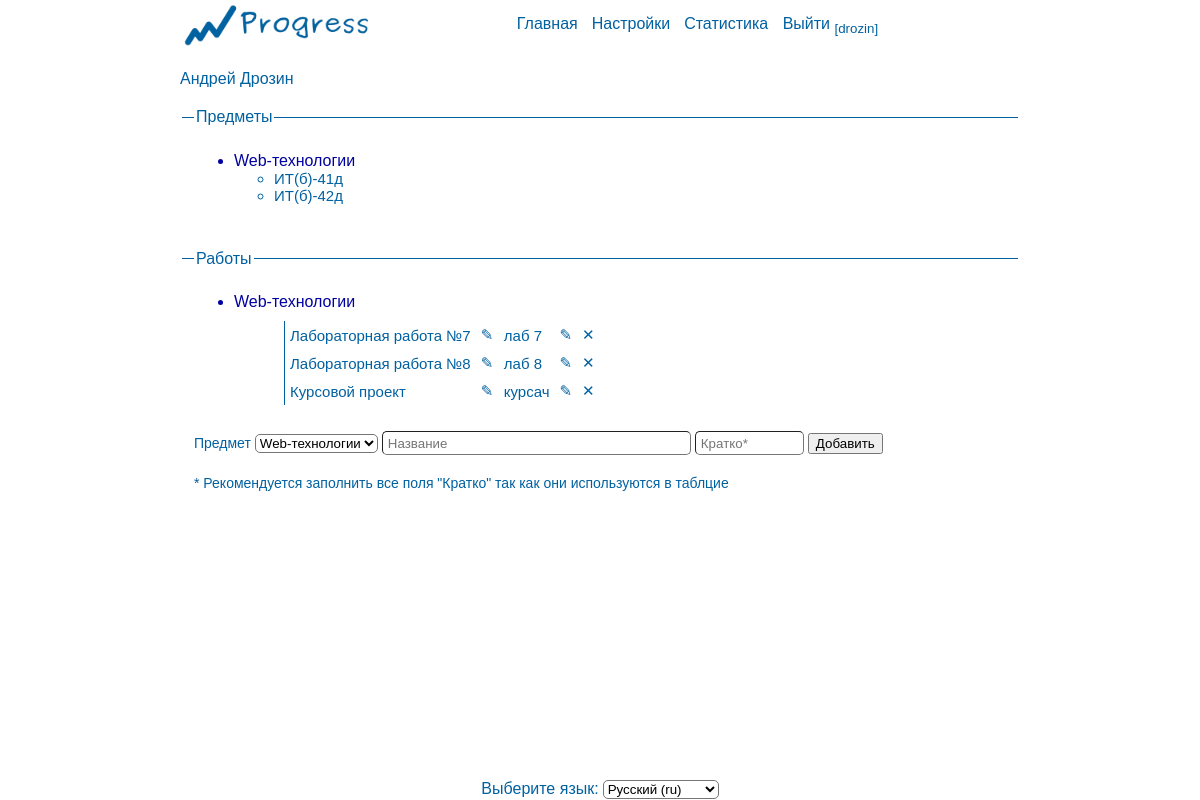
The page / (signed in) on the database its author committed.
### home/models.py (models this page shows, shortened)
class Teacher(models.Model):
	user = models.OneToOneField(User,null=True)
	name = models.CharField(max_length=100)
	patronymic = models.CharField(max_length=100)
	surname = models.CharField(max_length=100)
	subjects = models.ManyToManyField(Subject)

class Subject(models.Model):
	name = models.CharField(max_length = 100)
	short_name = models.CharField(max_length = 10, unique=True, null=True)

class Semester(models.Model):
	group = models.ForeignKey(Group)
	number = models.IntegerField(default=1)
	subjects = models.ManyToManyField(Subject)
	start_date = models.DateField(null=True)
	end_date = models.DateField(null=True)
	def isCurrent(self):
		return self.start_date <= date.today() <= self.end_date

class Group(models.Model):
	name = models.CharField(max_length=10)
	year = models.IntegerField()

class Job(models.Model):
	name = models.CharField(max_length = 512)
	short_name = models.CharField(max_length = 10, null=True)
	subject = models.ForeignKey(Subject)

### home/views.py (the view)
# urls.py: url(r'^$',views.main,name='main'),
def main(request):
	user = request.user
	subjects = None
	jobs = list()
	currentSemesters = None
	passedJobsIds = None
	isUserStudent = hasattr(user,'student')
	isUserTeacher = hasattr(user,'teacher')
	if isUserStudent:
		subjects = user.student.subjects.all()
		passedJobsIds = [log.job.id for log in Log.objects.filter(student = user.student)]
	if isUserTeacher:
		subjects = set(user.teacher.subjects.all())
		currentSemesters = get_current_semesters()
		currentSubjects = get_subjects_of(currentSemesters)
		subjects &= currentSubjects
	if isUserStudent or isUserTeacher:
		for subject in subjects:
				for job in subject.job_set.all():
					jobs.append( job )
	if isUserStudent:
		return render(request,'home/student-main.html',locals())
	elif isUserTeacher:
		return render(request,'home/teacher-main.html',locals())
	else:
		return render(request,'home/main.html',locals())

### home/templatetags/filters.py (called while the page is built)
@register.filter
def isStudent(user):
	return hasattr(user,'student')

@register.filter
def isTeacher(user):
	return hasattr(user,'teacher')

### home/views.py (called while the page is built)
def get_current_semesters():
	return list(
			filter(
				(lambda s : s.isCurrent()),
				Semester.objects.all()
			))

def get_subjects_of(semesters):
	subjects = set()
	for semester in semesters:
		subjects |= set(semester.subjects.all())
	return subjects

### home/templates/home/teacher-main.html (shortened to what this page needs)
{% extends 'home/main.html' %}
{% load i18n %}
{% load filters %}
{% load staticfiles %}
{% block teacher %}
	<span> {{ user.teacher.name }} {{ user.teacher.surname }}</span>
	<fieldset>
		<legend>{% trans "Предметы" %}</legend>
		<ul class='outer'>
			{% for subject in subjects %}
				<li>
					{{subject.name}}
					<ul>
					{% for semester in currentSemesters %}
						{% if subject in semester.subjects.all %}
							<li>
								<a href='{% url "home:register" subject.short_name semester.group.name %}'>
									{{ semester.group.name }}
								</a>
							</li>
						{% endif %}
					{% endfor %}
					</ul>
				</li>
			{% endfor %}
		</ul>
	</fieldset>
	<fieldset>
		<legend>{% trans "Работы" %}</legend>
			<ul class='outer'>
				{% for subject in subjects %}
					<li>
						{{subject.name}}
						<table class='left-border'>
							{% for job in subject.job_set.all %}
								<tr>
									<td>{{job.name}}</td>
									<td>
										<a href='#'
											onclick="editJobName(
												{% url 'home:settings' %},
												{{job.id}},
												'{% trans "Изменть название" %}',
												'{{job.name}}'
											)"
										>
											&#9998;
										</a>
									</td>
									<td> {{job.short_name}} </td>
									<td>
										<a href='#'
											onclick="editJobShortName(
												{% url 'home:settings' %},
												{{job.id}},
												'{% trans "Изменть краткое название" %}',
												'{{job.short_name}}'
											)"
										>
											&#9998;
										</a>
									</td>
									<td>
										<a href='#'
											onclick="deleteJob(
												{% url 'home:settings' %},
												{{job.id}},
												'{% trans "Удалить" %} {{job.name}}?'
											)"
										>
											&#10005;
										</a>
									</td>
								</tr>
							{% endfor %}
						</table>
					</li>
				{% endfor %}
			</ul>
			<label>{% trans "Предмет" %}</label>
			<select id='subject'>
				{% for subject in subjects %}
					<option value='{{subject.id}}'>{{subject.name}}</option>
				{% endfor %}
			</select>
			<input type='text' name='name' placeholder='{% trans "Название" %}'
					class='wide'>
			<input type='text' name='short_name' placeholder='{% trans "Кратко" %}*'
					class='short' title='{% trans "Например Лаб.3" %}'>
			<input id='add-button' type='button' value='{% trans "Добавить" %}'>
			<span class='block font14'>
				*
				{% trans "Рекомендуется заполнить все поля" %}
				"{% trans "Кратко" %}"
				{% trans "так как они используются в таблцие" %}
			</span>
	</fieldset>
{% endblock teacher %}

### home/templates/home/base.html (shortened to what this page needs)
{% load i18n %}
{% load staticfiles %}
<!doctype html>
<html>
	<head>
		<link href="{% static 'home/styles.css' %}" rel="stylesheet">
	</head>
	<body>
		<div class='wrapper'>
			<header>
				{% block header %}
					<img id="logo" src="{% static 'home/logo.png' %}">
					<nav>
						{% block menu %}
							<ul>
								<li><a href="{% url 'home:main' %}">{% trans "Главная" %}</a></li>
								<li><a href="{% url 'home:settings' %}">{% trans "Настройки" %}</a></li>
								<li><a href='#'>{%trans "Статистика"%}</li>
								{% if request.user.is_authenticated %}
									<li><a href="{% url 'home:logout' %}">
											{% trans "Выйти" %}
											<sub>[{{request.user.username}}]</sub>
										</a>
									</li>
								{% else %}
									<li><a href="{% url 'home:login' %}">{% trans "Войти" %}</a></li>
									<li><a href="{% url 'home:reg' %}">{% trans "Регистрация" %}</a></li>
								{% endif %}
							</ul>
						{% endblock %}
					</nav>
				{% endblock %}
			</header>
			<main>
				{% block main %}
				{% endblock %}
				<br><br>
			</main>
			<footer>
				{% block footer %}
				<span>{% trans "Выберите язык" %}:</span>
				<form id='language' action="{% url 'set_language' %}" method="post">
				    <select name="language" onchange="this.form.submit()">
						{% get_current_language as LANGUAGE_CODE %}
				        {% get_available_languages as LANGUAGES %}
				        {% get_language_info_list for LANGUAGES as languages %}
				        {% for language in languages %}
			            <option value="{{ language.code }}"{% if language.code == LANGUAGE_CODE %} selected="selected"{% endif %}>
			                {{ language.name_local }} ({{ language.code }})
			            </option>
				        {% endfor %}
				    </select>
				</form>
				{% endblock %}
			</footer>
		</div>
	</body>
</html>

### home/static/home/styles.css (style rules this page uses)
html, body { width: 100%; height: 100%; margin: 0px; }
.wrapper { width: 70%; height: 100%; min-width: 800px; padding-left: 15%; padding-right: 15%; }
header { width: 100%; height: 50px; }
#logo { height: 100%; width: 200px; float: left; }
nav { width: 100%; height: 100%; padding: 0px; margin: 0px; text-align: center; }
nav ul { margin: 0px; padding: 15px; }
nav ul li { display: inline; padding-left: 10px; }
ul li { font-family: "Trebuchet MS", Helvetica, sans-serif; color: #0000a1; }
ul.outer > li { margin-top: 20px; }
ul li ul li, ul li td { font-family: "Trebuchet MS", Helvetica, sans-serif; font-size: 15px; color: #0061a1; }
main { width: 100%; height: 90%; float: left; padding-top: 20px; }
footer { position: fixed; bottom: 0; text-align: center; width: 70%; min-width: 800px; height: 30px; }
input, select { margin-top: 10px; }
input[type=text], input[type=email], input[type=password], input[type=number] { width: 200px; height: 20px; border-radius: 5px; border-width: 1px; padding-left: 5px; }
input[type=text].wide { width: 300px; }
input[type=text].short { width: 100px; }
select, option { border-radius: 5px; background-color: white; }
span, legend { color: #0061a1; font-family: "Trebuchet MS", Helvetica, sans-serif; }
label { color: #0061a1; font-family: "Trebuchet MS", Helvetica, sans-serif; font-size: 14px; }
a { color: #0061a1; font-family: "Trebuchet MS", Helvetica, sans-serif; text-decoration: none; }
form#language { display: inline; }
table { border-spacing: 0px; border-padding: 10px; border-collapse: collapse; margin-left: 50px; margin-top: 10px; margin-bottom: 10px; }
table td, table th { text-align: left; font-size: 15px; padding: 5px; margin-left: 50px; }
fieldset { border: none; border-top: 1px solid #0061a1; margin-top: 20px; }
.left-border { border-left: 1px solid #0061a1; }
.block { padding-top: 20px; display: block; }
.font14 { font-size: 14px; }

### rows shown on the page
Subject: name "Web-технологии"
Semester: group.name "ИТ(б)-41д"
Semester: group.name "ИТ(б)-42д"
Job: name "Лабораторная работа №7", short_name "лаб 7"
Job: name "Лабораторная работа №8", short_name "лаб 8"
Job: name "Курсовой проект", short_name "курсач"

### other values the page prints
{{ request.user.username }} "drozin"
{{ user.teacher.name }} "Андрей"
{{ user.teacher.surname }} "Дрозин"
form field value "Web-технологии"
form field language "Русский (ru)"
